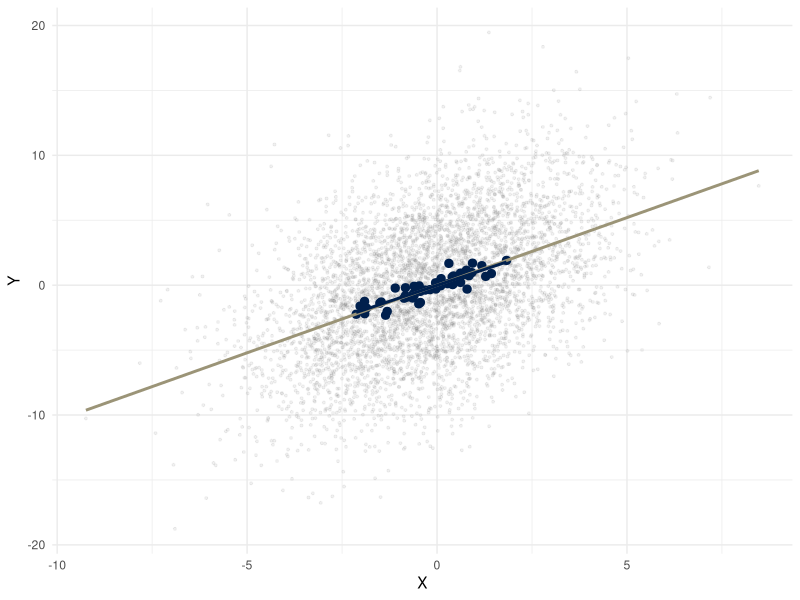
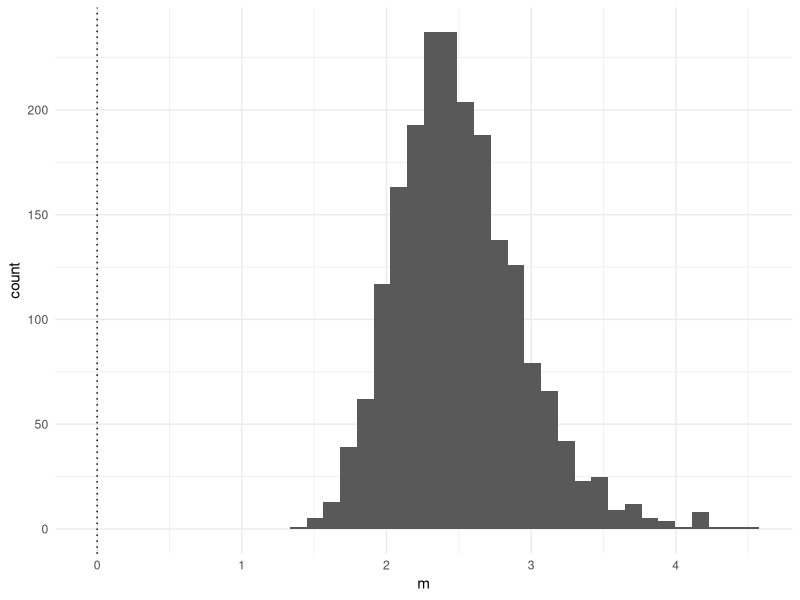
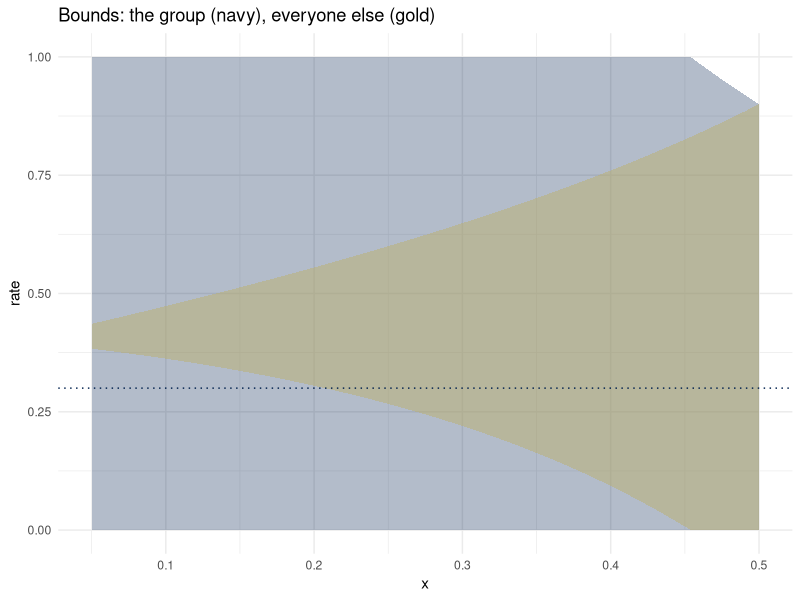

Write R code to recreate these figures, in order.
## ---- chunk 1
library(ggplot2)
library(dplyr)
theme_set(theme_minimal())
## ---- chunk 2
# The teacher's sheet and the sheet with solutions start from this seed. The student
# sheet gets none: the generator drops this div with the answers (convenor, 13 October).
set.seed(313)
## ---- chunk 3
J <- 50
n <- 100
area_mean_x <- rnorm(J, 0, 1)
people <- data.frame(area = rep(1:J, each = n)) |>
  mutate(X = area_mean_x[area] + rnorm(J * n, 0, 2),
         Y = X + rnorm(J * n, 0, sqrt(20)))
## ---- chunk 4
fit_people <- lm(Y ~ X, people)
c(slope = coef(fit_people)[2], r2 = summary(fit_people)$r.squared)

areas <- people |> group_by(area) |> summarize(X = mean(X), Y = mean(Y))
fit_areas <- lm(Y ~ X, areas)
c(slope = coef(fit_areas)[2], r2 = summary(fit_areas)$r.squared)

ggplot(people, aes(X, Y)) +
  geom_point(alpha = 0.1, size = 0.7, color = "#7C7B78") +
  geom_point(data = areas, color = "#00204D", size = 2.5) +
  geom_smooth(method = "lm", se = FALSE, color = "#9B9477") +
  geom_smooth(data = areas, method = "lm", se = FALSE, color = "#00204D")
## ---- chunk 5
people_u <- people |> mutate(Y = Y + rep(rnorm(J, 0, 1), each = n))
areas_u <- people_u |> group_by(area) |> summarize(X = mean(X), Y = mean(Y))
c(people = summary(lm(Y ~ X, people_u))$r.squared, areas = summary(lm(Y ~ X, areas_u))$r.squared)

people_flip <- people |>
  mutate(Y = -0.5 * area_mean_x[area] + 0.5 * (X - area_mean_x[area]) + rnorm(J * n, 0, 1.5))
areas_flip <- people_flip |> group_by(area) |> summarize(X = mean(X), Y = mean(Y))
c(people = coef(lm(Y ~ X, people_flip))[2], areas = coef(lm(Y ~ X, areas_flip))[2])
## ---- chunk 6
ns <- c(1, 10, 100, 1000)
maxima <- sapply(ns, function(n) replicate(2000, max(rnorm(n))))
colnames(maxima) <- ns
rbind(simulated = colMeans(maxima), approx = sqrt(2 * log(ns)))

data.frame(m = maxima[, "100"]) |>
  ggplot(aes(m)) + geom_histogram(bins = 40) +
  geom_vline(xintercept = 0, linetype = "dotted")

c(uniform_4 = mean(replicate(5000, max(runif(4)))), formula = 4 / 5)
c(exponential_4 = mean(replicate(5000, max(rexp(4)))), formula = sum(1 / 1:4))

c(simulated = mean(replicate(2000, max(rnorm(1000)) > 3)), formula = 1 - 0.99865^1000)
## ---- chunk 7
precincts <- data.frame(x = seq(0.05, 0.5, length.out = 50)) |>
  mutate(p = 0.3, q = 0.4 + 0.4 * x, y = p * x + q * (1 - x))
fit <- lm(y ~ x, precincts)
c(others = coef(fit)[1], group = sum(coef(fit)))
with(precincts, c(others_truth = sum((1 - x) * q) / sum(1 - x), group_truth = 0.3))
precincts |>
  mutate(p_lo = pmax(0, (y - (1 - x)) / x), p_hi = pmin(1, y / x),
         q_lo = pmax(0, (y - x) / (1 - x)), q_hi = pmin(1, y / (1 - x))) |>
  ggplot(aes(x)) +
  geom_ribbon(aes(ymin = p_lo, ymax = p_hi), fill = "#00204D", alpha = 0.3) +
  geom_ribbon(aes(ymin = q_lo, ymax = q_hi), fill = "#BCAF6F", alpha = 0.5) +
  geom_hline(yintercept = 0.3, color = "#00204D", linetype = "dotted") +
  labs(y = "rate", title = "Bounds: the group (navy), everyone else (gold)")
precincts_c <- precincts |> mutate(q = 0.4, y = p * x + q * (1 - x))
fit_c <- lm(y ~ x, precincts_c)
c(others = coef(fit_c)[1], group = sum(coef(fit_c)))
## ---- chunk 8
small <- rnorm(100)
large <- rnorm(10000)
c(small = max(small), large = max(large))

mean(replicate(200, max(rnorm(10000)) > max(rnorm(100))))
mean(replicate(200, max(rnorm(3000)) > max(rnorm(1000))))
